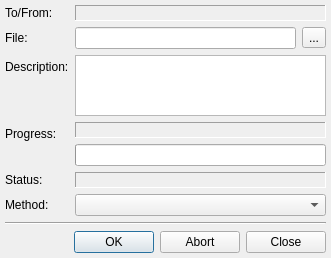
<?xml version="1.0" encoding="UTF-8"?>
<ui version="4.0">
 <class>StreamDialogClass</class>
 <widget class="QDialog" name="StreamDialogClass">
  <property name="geometry">
   <rect>
    <x>0</x>
    <y>0</y>
    <width>331</width>
    <height>257</height>
   </rect>
  </property>
  <property name="sizePolicy">
   <sizepolicy hsizetype="MinimumExpanding" vsizetype="MinimumExpanding">
    <horstretch>0</horstretch>
    <verstretch>0</verstretch>
   </sizepolicy>
  </property>
  <layout class="QVBoxLayout" name="verticalLayout_2">
   <property name="leftMargin">
    <number>5</number>
   </property>
   <property name="topMargin">
    <number>5</number>
   </property>
   <property name="rightMargin">
    <number>5</number>
   </property>
   <property name="bottomMargin">
    <number>5</number>
   </property>
   <item>
    <layout class="QFormLayout" name="formLayout">
     <item row="0" column="0">
      <widget class="QLabel" name="lblContactLabel">
       <property name="text">
        <string>To/From:</string>
       </property>
       <property name="textFormat">
        <enum>Qt::PlainText</enum>
       </property>
      </widget>
     </item>
     <item row="0" column="1">
      <widget class="QLabel" name="lblContact">
       <property name="sizePolicy">
        <sizepolicy hsizetype="Ignored" vsizetype="Preferred">
         <horstretch>0</horstretch>
         <verstretch>0</verstretch>
        </sizepolicy>
       </property>
       <property name="frameShape">
        <enum>QFrame::Panel</enum>
       </property>
       <property name="frameShadow">
        <enum>QFrame::Sunken</enum>
       </property>
       <property name="textFormat">
        <enum>Qt::RichText</enum>
       </property>
      </widget>
     </item>
     <item row="1" column="0">
      <widget class="QLabel" name="lblFileLabel">
       <property name="text">
        <string>File:</string>
       </property>
       <property name="textFormat">
        <enum>Qt::PlainText</enum>
       </property>
       <property name="buddy">
        <cstring>lneFile</cstring>
       </property>
      </widget>
     </item>
     <item row="1" column="1">
      <layout class="QHBoxLayout" name="horizontalLayout">
       <item>
        <widget class="QLineEdit" name="lneFile"/>
       </item>
       <item>
        <widget class="QToolButton" name="tlbFile">
         <property name="text">
          <string>...</string>
         </property>
        </widget>
       </item>
      </layout>
     </item>
     <item row="2" column="0">
      <widget class="QLabel" name="lblDescriptionLabel">
       <property name="text">
        <string>Description:</string>
       </property>
       <property name="textFormat">
        <enum>Qt::PlainText</enum>
       </property>
       <property name="buddy">
        <cstring>pteDescription</cstring>
       </property>
      </widget>
     </item>
     <item row="3" column="0">
      <widget class="QLabel" name="lblProgressLabel">
       <property name="text">
        <string>Progress:</string>
       </property>
       <property name="textFormat">
        <enum>Qt::PlainText</enum>
       </property>
      </widget>
     </item>
     <item row="3" column="1">
      <layout class="QVBoxLayout" name="verticalLayout">
       <item>
        <widget class="QLabel" name="lblProgress">
         <property name="sizePolicy">
          <sizepolicy hsizetype="Expanding" vsizetype="Preferred">
           <horstretch>0</horstretch>
           <verstretch>0</verstretch>
          </sizepolicy>
         </property>
         <property name="frameShape">
          <enum>QFrame::Panel</enum>
         </property>
         <property name="frameShadow">
          <enum>QFrame::Sunken</enum>
         </property>
         <property name="textFormat">
          <enum>Qt::PlainText</enum>
         </property>
        </widget>
       </item>
       <item>
        <widget class="QProgressBar" name="pgbPrgress"/>
       </item>
      </layout>
     </item>
     <item row="4" column="0">
      <widget class="QLabel" name="lblStatusLabel">
       <property name="text">
        <string>Status:</string>
       </property>
       <property name="textFormat">
        <enum>Qt::PlainText</enum>
       </property>
      </widget>
     </item>
     <item row="4" column="1">
      <widget class="QLabel" name="lblStatus">
       <property name="sizePolicy">
        <sizepolicy hsizetype="Expanding" vsizetype="Preferred">
         <horstretch>0</horstretch>
         <verstretch>0</verstretch>
        </sizepolicy>
       </property>
       <property name="frameShape">
        <enum>QFrame::Panel</enum>
       </property>
       <property name="frameShadow">
        <enum>QFrame::Sunken</enum>
       </property>
       <property name="textFormat">
        <enum>Qt::PlainText</enum>
       </property>
      </widget>
     </item>
     <item row="2" column="1">
      <widget class="QTextEdit" name="pteDescription">
       <property name="sizePolicy">
        <sizepolicy hsizetype="Expanding" vsizetype="Maximum">
         <horstretch>0</horstretch>
         <verstretch>0</verstretch>
        </sizepolicy>
       </property>
       <property name="maximumSize">
        <size>
         <width>16777215</width>
         <height>61</height>
        </size>
       </property>
      </widget>
     </item>
     <item row="5" column="0">
      <widget class="QLabel" name="lblMethod">
       <property name="text">
        <string>Method:</string>
       </property>
       <property name="textFormat">
        <enum>Qt::PlainText</enum>
       </property>
      </widget>
     </item>
     <item row="5" column="1">
      <widget class="QComboBox" name="cmbMethod">
       <property name="sizePolicy">
        <sizepolicy hsizetype="Expanding" vsizetype="Fixed">
         <horstretch>0</horstretch>
         <verstretch>0</verstretch>
        </sizepolicy>
       </property>
      </widget>
     </item>
    </layout>
   </item>
   <item>
    <widget class="Line" name="line">
     <property name="orientation">
      <enum>Qt::Horizontal</enum>
     </property>
    </widget>
   </item>
   <item>
    <widget class="QDialogButtonBox" name="bbxButtons">
     <property name="standardButtons">
      <set>QDialogButtonBox::Abort|QDialogButtonBox::Close|QDialogButtonBox::Ok</set>
     </property>
    </widget>
   </item>
  </layout>
 </widget>
 <layoutdefault spacing="6" margin="11"/>
 <tabstops>
  <tabstop>lneFile</tabstop>
  <tabstop>tlbFile</tabstop>
  <tabstop>pteDescription</tabstop>
  <tabstop>bbxButtons</tabstop>
 </tabstops>
 <resources/>
 <connections/>
</ui>
